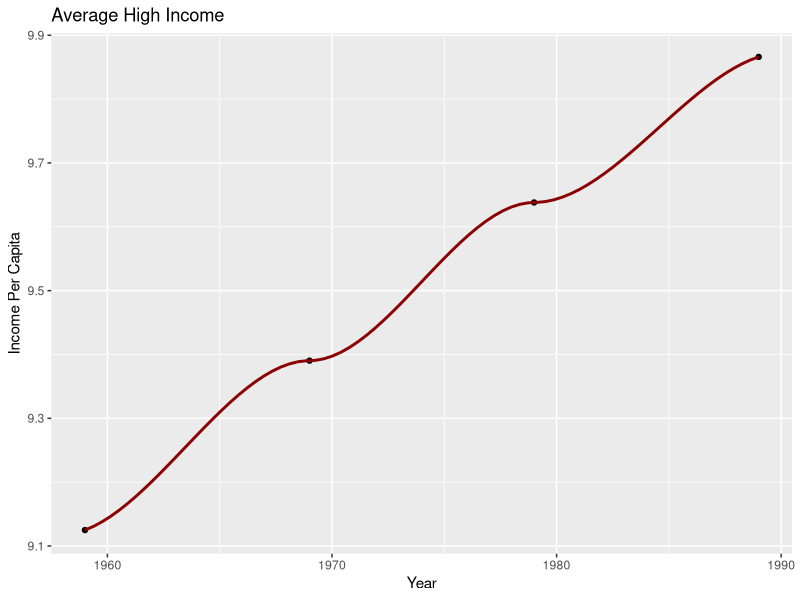
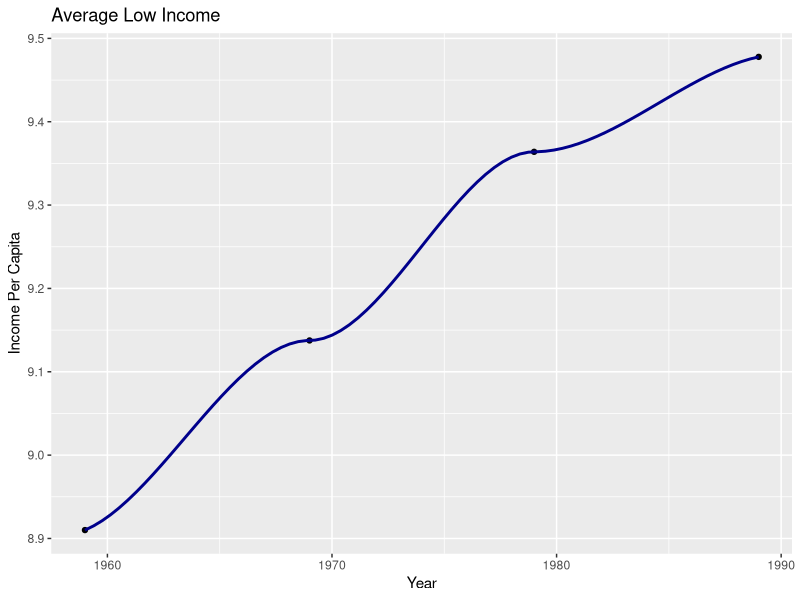
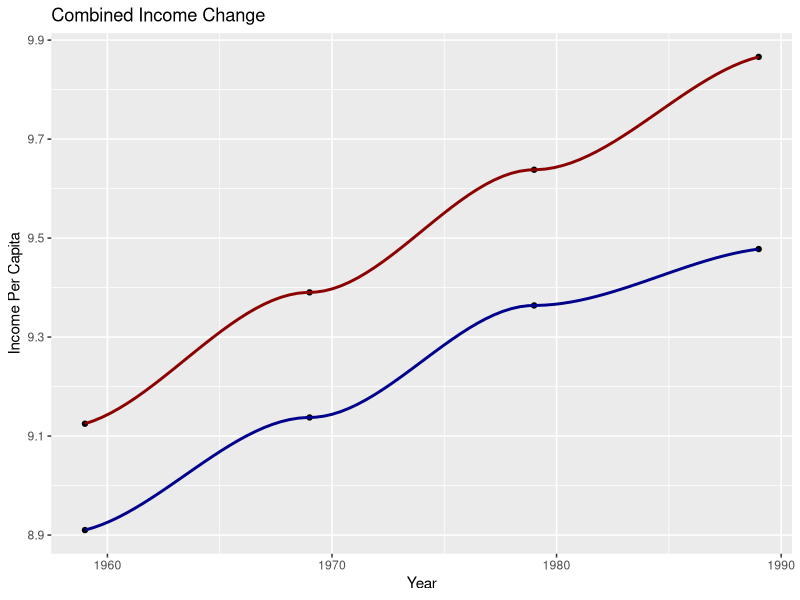

Write the R code that produced these figures, in order.
# Data Source: 
# https://www2.census.gov/programs-surveys/decennial/tables/time-series/historical-income-counties/county3.csv



install.packages("tidyverse")
library(tidyverse)
install.packages("dplyr")
install.packages("ggplot2")
install.packages("ggpubr")
library("ggpubr")
library("ggplot2")
library("dplyr")

setwd('/Users/JonahTuckman/Desktop/Economics/Economics-Data-Exploration/GroupProject/')

# Data of Per Capita Income by County in 1959, 1969, 1979, 1989 pulled from census.gov
data <- read.csv('county3.csv')

# Data of California Data as we will be looking into California counties pre and post 1984 (Macintosh release)
CaliData <- subset(data, grepl('CA',State.and.County))
# Saved Dataset
write.csv(CaliData, "CaliData.csv")


# Bay Area/ High tech
### SanFran, San Mateo, Santaclara, Alameda, Contracosta, Solano, Napa, Sonoma, Marin
### LA County, Orange, San Diego

## Low Tech
### Others


toMatch <- c("San Francisco" , "San Mateo" , "Santa Clara" , "Alameda" , "Contra Costa" , "Solano" ,
             "Napa" , "Sonoma" , "Marin", "Los Angeles", "Orange County", "San Diego")
CaliHighIncome <- data.frame(CaliData)
CaliHighIncome <- subset(CaliHighIncome, grepl(paste(toMatch, collapse="|"), State.and.County))

CaliLowIncome <- data.frame(CaliData)
CaliLowIncome <- subset(CaliLowIncome, !grepl(paste(toMatch, collapse="|"), State.and.County))

## Replace the commas in the numbers to avoid importation as factor 
replaceCommas<-function(X){
  X<-as.numeric(gsub("\\,", "", X))
}

#replacement. Must do this indivudally to keep the commas in the state and county
# commenting after doing and realizing we are deleting that column in a moment so not needed...
CaliLowIncome$X1959 <- replaceCommas(CaliLowIncome$X1959)
CaliLowIncome$X1969 <- replaceCommas(CaliLowIncome$X1969)
CaliLowIncome$X1979 <- replaceCommas(CaliLowIncome$X1979)
CaliLowIncome$X1989 <- replaceCommas(CaliLowIncome$X1989)
CaliLowIncome$State.and.County <- NULL

write.csv(CaliLowIncome, "CaliLowIncome.csv")

## Removal of high income commas
CaliHighIncome$State.and.County <- NULL
CaliHighIncome$X1959 <- replaceCommas(CaliHighIncome$X1959)
CaliHighIncome$X1969 <- replaceCommas(CaliHighIncome$X1969)
CaliHighIncome$X1979 <- replaceCommas(CaliHighIncome$X1979)
CaliHighIncome$X1989 <- replaceCommas(CaliHighIncome$X1989)

write.csv(CaliHighIncome, "CaliHighTech2.csv")
### Removed Commas from numbers here to avoid importation as type factor
### Opened in text file, deleted commas, reopened in numbers and saved as CaliHighTech2.csv


CaliHighIncome$X <- NULL ## Adds X column of index from original list. Not needed
CaliHighIncome$State.and.County <- NULL ## No names (categorical variables suck to deal with)
summary(CaliHighIncome) # Checking out data

## Checking that everything is going well.
sapply(CaliHighIncome, class) ## Shows breakdown of columns by type


all(duplicated(CaliHighIncome$X1979)[-1L]) ## Test for constant vector
# Returns false which is good 


#### HIGH Income #### 

# Means of each year
averageHighIncome59 = mean(CaliHighIncome$X1959, na.rm = TRUE)
averageHighIncome69 = mean(CaliHighIncome$X1969, na.rm = TRUE)
averageHighIncome79 = mean(CaliHighIncome$X1979, na.rm = TRUE)
averageHighIncome89 = mean(CaliHighIncome$X1989, na.rm = TRUE)

#Standard deviation of each year
StandardDevHigh59 <- sd(CaliHighIncome$X1959, na.rm = TRUE)
StandardDevHigh69 <- sd(CaliHighIncome$X1969, na.rm = TRUE)
StandardDevHigh79 <- sd(CaliHighIncome$X1979, na.rm = TRUE)
StandardDevHigh89 <- sd(CaliHighIncome$X1989, na.rm = TRUE)


#### LOW Income #### 

# Means of each year
averageLowIncome59 = mean(CaliLowIncome$X1959, na.rm = TRUE)
averageLowIncome69 = mean(CaliLowIncome$X1969, na.rm = TRUE)
averageLowIncome79 = mean(CaliLowIncome$X1979, na.rm = TRUE)
averageLowIncome89 = mean(CaliLowIncome$X1989, na.rm = TRUE)

#Standard deviation of each year
StandardDevLow59 <- sd(CaliLowIncome$X1959, na.rm = TRUE)
StandardDevLow69 <- sd(CaliLowIncome$X1969, na.rm = TRUE)
StandardDevLow79 <- sd(CaliLowIncome$X1979, na.rm = TRUE)
StandardDevLow89 <- sd(CaliLowIncome$X1989, na.rm = TRUE)


# Visual Tabling
table59 <- table(averageHighIncome59, averageLowIncome59)
table59

table69 <- table(averageHighIncome69, averageLowIncome69)
table69

table79 <- table(averageHighIncome79, averageLowIncome79)
table79

table89 <- table(averageHighIncome89, averageLowIncome89)
table89


# Data to be used for plotting. Year vs Average in High vs Low Income
avgHigh <- data.frame("Year" = c(1959, 1969, 1979, 1989), "Average GDP Per Capita" = c(averageHighIncome59, averageHighIncome69, averageHighIncome79, averageHighIncome89))
avgLow <- data.frame("Year" = c(1959, 1969, 1979, 1989), "Average GDP Per Capita" = c(averageLowIncome59, averageLowIncome69, averageLowIncome79, averageLowIncome89))

##### Plotting High Income
XHigh <- avgHigh$Year
YHigh <- log(avgHigh$Average.GDP.Per.Capita)

plotAvgHigh <- ggplot(data = avgHigh, mapping = aes(x = XHigh,y = YHigh)) + geom_point() + geom_smooth(colour="darkred", size = 1)
plotAvgHigh + ggtitle("Average High Income") + xlab("Year") + ylab("Income Per Capita")

##### Plotting Low Income
XLow <- avgLow$Year
YLow <- log(avgLow$Average.GDP.Per.Capita)

plotAvgLow <- ggplot(data = avgLow, mapping = aes(x = XLow,y = YLow)) + geom_point() + geom_smooth(colour = "darkblue", size = 1)
plotAvgLow + ggtitle("Average Low Income") + xlab("Year") + ylab("Income Per Capita")


#Combine a dataset
Combined <- data.frame("Year" = c(1959, 1969, 1979, 1989),
                       "High" = c(averageHighIncome59, averageHighIncome69, averageHighIncome79, averageHighIncome89),
                       "Low" = c(averageLowIncome59, averageLowIncome69, averageLowIncome79, averageLowIncome89)
                       )

##### Combined Plot
combined <- ggplot() + 
  #High -> Red Plot
  geom_point(data=avgHigh, aes(x = XHigh, y = YHigh)) + 
  geom_smooth(data=avgHigh, aes(x = XHigh, y = YHigh), fill = "red", 
              colour="darkred", size = 1) +
  #Low -> Blue Plot
  geom_point(data=avgLow, aes(x = XLow, y = YLow)) + 
  geom_smooth(data=avgLow, aes(x=XLow, y = YLow), fill = "blue",
              colour = "darkblue", size = 1) +
  ggtitle("Combined Income Change") + xlab("Year") + ylab("Income Per Capita")
combined

dev.copy(png, "Combined.png")
dev.off()


### Dif n Dif regression 
nonLogReg <- lm(log(High) ~ log(Low), data = Combined )
summary(nonLogReg)
